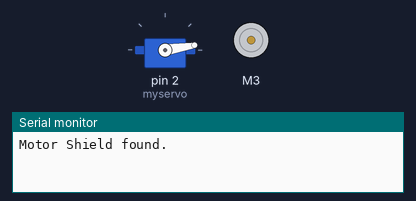
A sketch run on a simulated Arduino Uno, built with avr-gcc and run on an emulated ATmega328P. On the bench: servo, DC motor (green arrow = forward, orange = backward, longer = faster), the last lines printed to the serial monitor.

Above: at 0.15 s.
At 1.0 s:
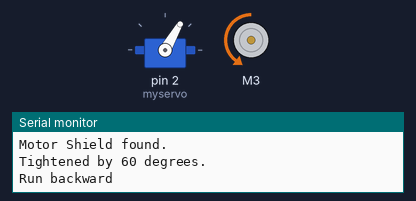
At 3.0 s:
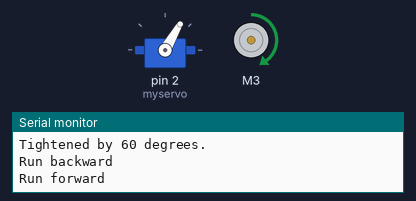
At 5.07 s:
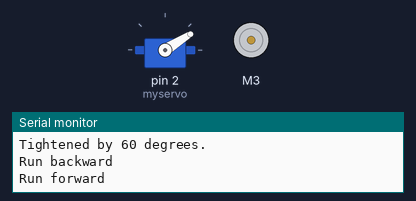
Timing chart, 0 to 7.0 s (numbered marks = the images above):
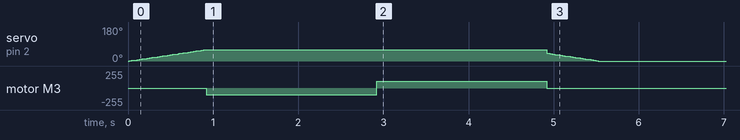

Measured:
- by itself, servo on pin 2 (myservo): rises from 0° to 60° in 0.89 s, then falls to 0° in 4.6 s
- by itself, motor M3: stopped → backward 100/255 at 0.92 s, → forward 100/255 2.0 s later, → stopped 2.0 s later

The sketch:

LiftAndDrop.ino
```cpp
#include <Servo.h>
#include <Adafruit_MotorShield.h>

Adafruit_MotorShield AFMS = Adafruit_MotorShield();
Adafruit_DCMotor *LiftMotor = AFMS.getMotor(3);

Servo myservo; // create servo object to control a servo
int pos = 0; // variable to store the servo position
void setup() {
  myservo.attach(2); // attaches the servo on pin 9 to the servo object
  Serial.begin(9600);
  if (!AFMS.begin()) {
    Serial.println("Could not find Motor Shield. Check wiring.");
    while (1);}
  Serial.println("Motor Shield found.");
}

void LiftMotorLower(int MotorSpeed, int TimeRunning) { //timeRunning variable in miliseconds
  LiftMotor->run(FORWARD);
  Serial.println("Run forward");
  LiftMotor->setSpeed(MotorSpeed);
  delay(TimeRunning);
  LiftMotor->run(RELEASE);
}

void LiftMotorRaise(int MotorSpeed, int TimeRunning) { //timeRunning variable in miliseconds
  LiftMotor->run(BACKWARD);
  Serial.println("Run backward");
  LiftMotor->setSpeed(MotorSpeed);
  delay(TimeRunning);
  LiftMotor->run(RELEASE);
}

void ServoTighten(int StartAngle, int FinalAngle) {
 for (pos = StartAngle; pos <= FinalAngle; pos += 1) { // goes from 0 degrees to 180 degrees
  myservo.write(pos); // tell servo to go to position in variable 'pos'
  delay(15); // waits 15 ms for the servo to reach the position
 }
  Serial.print("Tightened by ");
  Serial.print(FinalAngle);
  Serial.println(" degrees.");
}

void ServoLoosen(int StartAngle, int FinalAngle) {
  for (pos = StartAngle; pos >= FinalAngle; pos -= 1) { // goes from 180 degrees to 0 degrees
    myservo.write(pos); // tell servo to go to position in variable 'pos'
    delay(15); // waits 15 ms for the servo to reach the position
  }
  Serial.print("Returned back from ");
  Serial.print(StartAngle);
  Serial.println(" degrees.");
}

void ClampAndLift(int ClampAngle = 60, int LiftTime = 2000) {
  ServoTighten(0, ClampAngle);
  LiftMotorRaise(100, LiftTime);
}

void DescendAndRelease(int ClampAngle = 40, int LiftTime = 2000){ //LiftMotorCorrectionFactor is a percentage
  LiftMotorLower(100, LiftTime);
  ServoLoosen(ClampAngle, 0);
}

int start = 1;
void loop() {
  while (start == 1) {
  ClampAndLift();
  DescendAndRelease();
  start = 0;
  }
}
```
